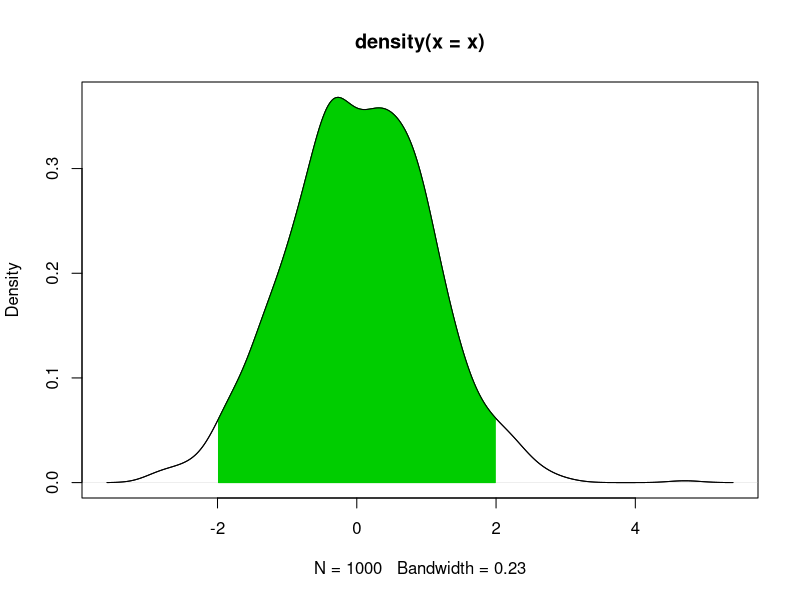
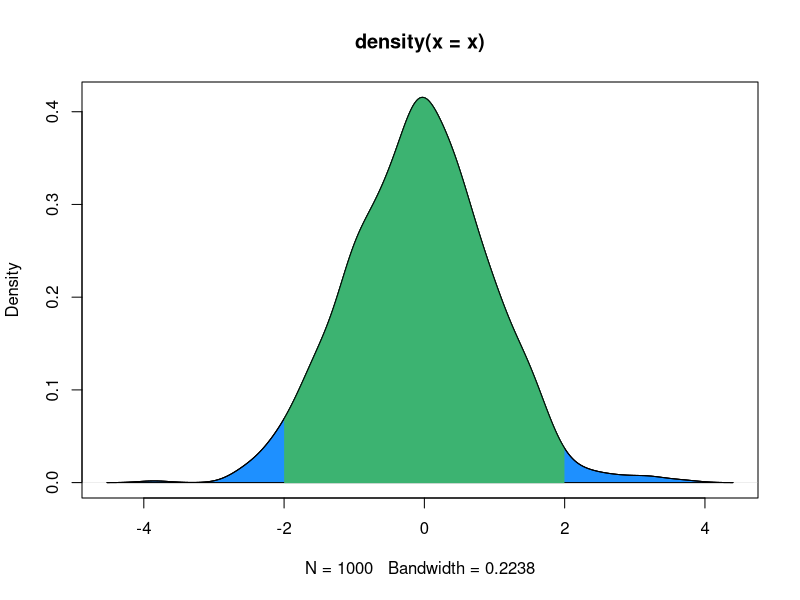
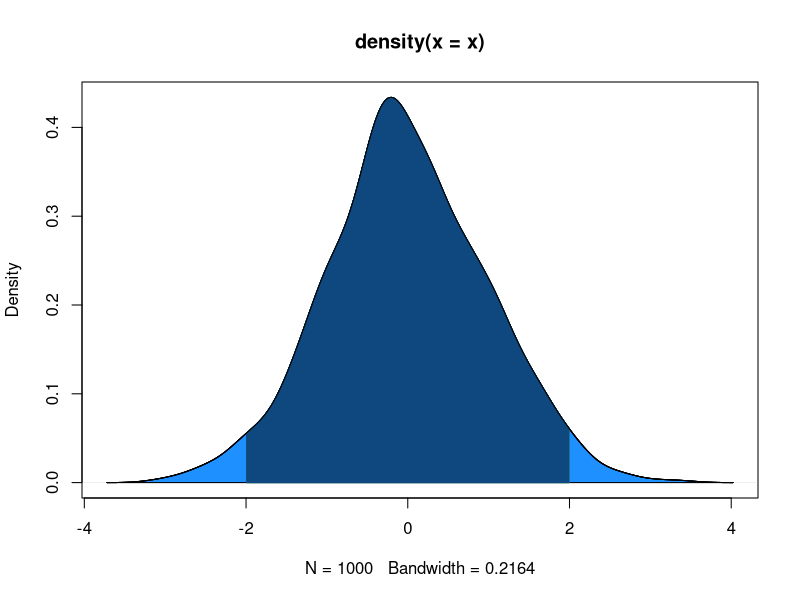
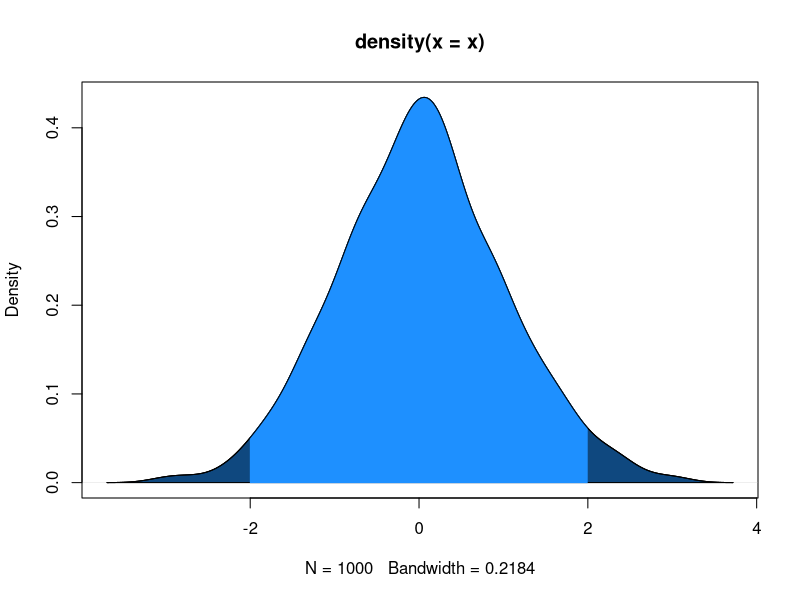

Write R code to recreate these figures, in order.
### Some color and plotting functions for nicer density plots.
### (note: new functions should be added in ../useful/color_functions.R first)

### color.den()
# (by Arthur Lui, editted by Mickey)
# Colors a specified area under a density within an interval
# This should be used in conjunction with plot(dens, ...)
#
# Params: dens   - a density object
#         from   - numeric, the left endpoint of the area
#         to     - numeric, the right endpoint of the area
#         fill   - a color, the color that will fill in the area under the curve
#         border - a color, the outline of the area receives this color
#
# (note: there seems to be an issue with values to close
#        together, not sure exactly, but had errors)
color.den = function(dens, from, to, fill = 1, border = NULL){
    if (is.null(border))
        border = fill
    index = which(dens$x > from & dens$x < to)
    x0 = dens$x[index][1]
    x1 = dens$x[index][length(index)]
    x = dens$x[index]
    y = dens$y[index]
    
    # creating the shaded region
    polygon(c(x0, x, x1), c(0, y, 0), col = fill, border = border)
    }

# example 1
x = rnorm(1000)
dens = density(x)
plot(dens)
color.den(dens, -2, 2, "green3") # green3 is equivalent to color 3
lines(dens) # plot the density again since color.den() will draw over the original curve

# example 2 (making a density completely shaded with color and highlighting the middle)
x = rnorm(1000)
dens = density(x)
plot(dens)
polygon(dens$x, dens$y, col = "dodgerblue")
color.den(dens, -2, 2, "mediumseagreen")
lines(dens)

### int2rgb()
# Convert an integer/hexdecimal to an RGB. Returns the RGB values.
# 
# Params: x - an integer, between 0 and 16777215 = 256^3 - 1,
#             or between 0x000000 and 0xFFFFFF
int2rgb = function(x){
    hex = as.character(as.hexmode(x))
    hex = paste0("#", paste0(rep("0", 6-nchar(hex)), collapse=""), hex)
    col2rgb(hex)
    }

# example 1
int2rgb(5)
int2rgb(0x000005)

# example 2
int2rgb(1193046)
int2rgb(0x123456)

### col.mult()
# Multiplies two colors together.
# If A and B are vectors in [0,1]^3 (i.e. {R, G, B}), then to multiply the
# colors A and B, do elementwise multiplication.
#
# Params: col1 - a color, either in name or integer/hexidecimal
#         col2 - a color, either in name or integer/hexidecimal
#
# requires int2rgb() if using integer/hexidecimal form
#
col.mult = function(col1 = 0x000000, col2 = "black"){
    if (is.character(col1))
        val1 = t(col2rgb(col1) / 255)
    if (is.numeric(col1))
        val1 = t(int2rgb(col1) / 255)
    if (is.character(col2))
        val2 = t(col2rgb(col2) / 255)
    if (is.numeric(col2))
        val2 = t(int2rgb(col2) / 255)
    rgb(val1 * val2)
    }

# example 1
col.mult(0x123456, "black") # black times anything is always black

# example 2
col.mult(0x123456, "white") # multiplying by white doesn't change anything

# example 3
col.mult(0x123456, 0x888888) # multiplying by gray darkens the color equally in RGB

# example 4
x = rnorm(1000)
dens = density(x)
plot(dens)
polygon(dens$x, dens$y, col = "dodgerblue")

color.den(dens, -2, 2, "mediumseagreen")
lines(dens)

color.den(dens, -2, 2, col.mult("dodgerblue", "mediumseagreen"))
lines(dens)

color.den(dens, -2, 2, col.mult("dodgerblue", "gray50"))
lines(dens)

# By multiplying colors together for highlighting purposes, the plot looks
# less distracting by having appropriately related colors

# example 5
x = rnorm(1000)
dens = density(x)
plot(dens)
polygon(dens$x, dens$y, col = col.mult("dodgerblue", "gray50"))
color.den(dens, -2, 2, "dodgerblue")
lines(dens)

# It seems to work better when the darker region is the area of interest

### colgray()
# Convert a given RGB color to gray-scale
#
# Params: rgb    - a vector of length 3 where each element is between 0 and 1
#         method - either "yprime", "average", or "lightness"
#                  "yprime" is the method to account for human vision
col.gray = function(rgb, method = "yprime"){
    if (method == "yprime"){
        weight = c(0.2126, 0.7152, 0.0722) * rgb
        return (rep(sum(weight), 3))
        }
    if (method == "average"){
        return (rep(mean(rgb), 3))
        }
    if (method == "lightness"){
        return (rep(mean(range(rgb)), 3))
        }
    }


# example 1
# library(jpeg)
# path = "~/files/R/data/"
# dat = readJPEG(paste0(path,"image.jpg"))
# 
# h = nrow(dat) # height in pixels
# w = ncol(dat) # width in pixels
